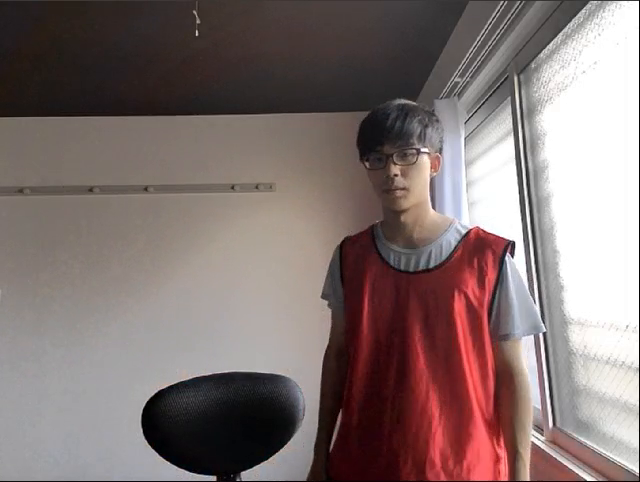
#> input picture frame 53 of tang_detection/videos/original.mp4, 640 x 482 px, given in place of the camera
$ python move_capt.py
#> lines starting #> are read from the running program, lines starting #| are printed output that depends on the picture
#!/usr/bin/env python
# -*- coding: utf-8 -*-
import cv2
import numpy as np
import matplotlib.pyplot as plt
import time

video_path = "/home/hashimoto/git/tang/tang_detection/figs/dashimaki1.MOV"

def main():
    cap = cv2.VideoCapture(0)
    kernel = cv2.getStructuringElement(cv2.MORPH_ELLIPSE,(3,3))
    #  履歴の長さ(history)，混合数(nmixtures)，しきい値(backgroundRatio)
    # fgbg = cv2.bgsegm.createBackgroundSubtractorMOG(history=3, nmixtures=5, backgroundRatio=0.1)
    fgbg = cv2.bgsegm.createBackgroundSubtractorGMG()
    print(type(fgbg))
    mx = prev_mx= 0

    while(1):
        ret, frame = cap.read()
#> frame is the input picture: shape (482, 640, 3); mean B, G, R 113.2, 114.9, 130
        # 指定した大きさにリサイズする。
        frame = cv2.resize(frame, dsize=(700, 500))
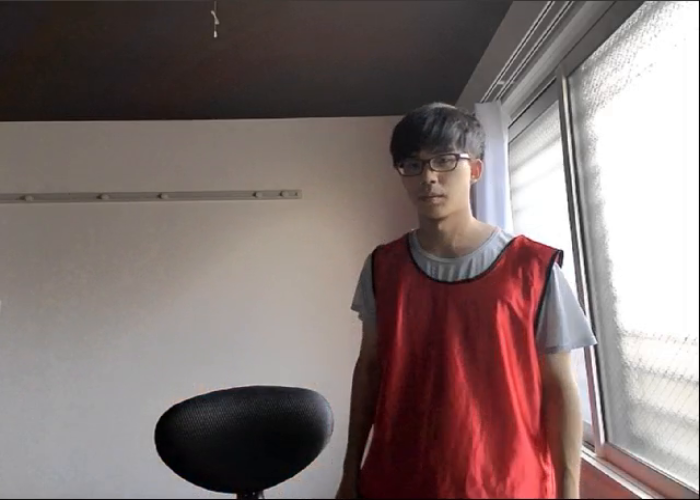
#> frame: shape (500, 700, 3); mean B, G, R 113.1, 114.8, 129.9
        gusi_frame = cv2.GaussianBlur(frame, (15,15), 3)
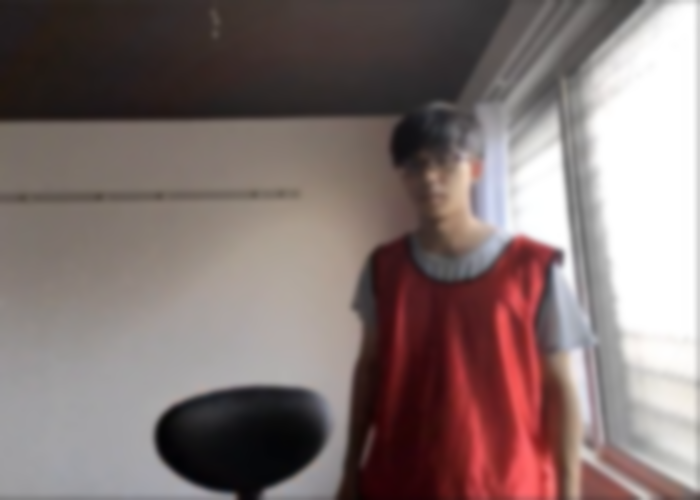
#> gusi_frame: shape (500, 700, 3); mean B, G, R 113.3, 115, 130.2
        # BGR->RGB
        frame_bgr = cv2.cvtColor(gusi_frame, cv2.COLOR_BGR2RGB)
        # HSVに変換
        hsv_img = cv2.cvtColor(frame_bgr, cv2.COLOR_BGR2HSV)
#> hsv_img: shape (500, 700, 3); mean H, S, V 98.8, 48.4, 130.8
        # 黄色のHSVの値域
        hsv_min = np.array([54, 100 ,89])
        hsv_max = np.array([100, 255 ,255])
        # 黄色でmaskをかける
        mask = cv2.inRange(hsv_img, hsv_min, hsv_max)
#> mask: shape (500, 700); every value is 0

        fgmask = fgbg.apply(mask)
        fgmask = cv2.morphologyEx(fgmask, cv2.MORPH_OPEN, kernel)
        # 白の数を数える。
        whitePixels = cv2.countNonZero(fgmask)
#> whitePixels = 0
        mx = whitePixels if whitePixels > mx else mx
#> mx = 0
        # 結果の表示, 最大変化量100000
        # もし、背景差分量が大きすぎればピッキングを開始しない。それ以外はピッキングを開始する
        # 見え隠れする場合も動いたとみなされる。。。。と思ったけどその心配はなさそう
        print(mx)
#| 0

        cv2.imshow('original',frame)
        cv2.imshow('backgroundremove',fgmask)
        cv2.imshow('yellowremove',mask)
        k = cv2.waitKey(30) & 0xff
#> (key Esc is pressed here)
        if k == 27:
            break

    cap.release()
    cv2.destroyAllWindows()

if __name__ == '__main__':
    main()

$ run again, starting later in the video
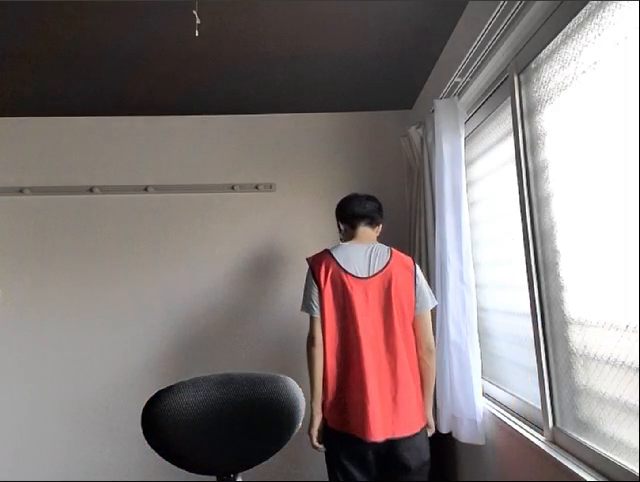
#> input picture frame 239 of tang_detection/videos/original.mp4, 640 x 482 px, given in place of the camera
#> in main, frame is the input picture: shape (482, 640, 3); mean B, G, R 122.2, 123.3, 133.7
#> in main, `frame = cv2.resize(frame, dsize=(700, 500))`:
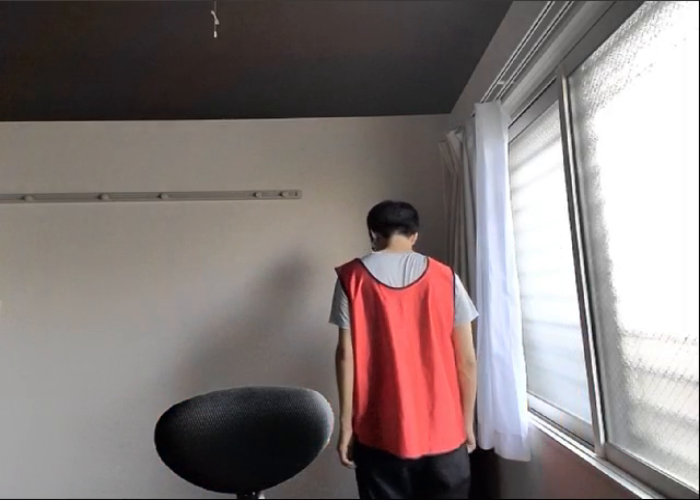
#> frame: shape (500, 700, 3); mean B, G, R 122.1, 123.2, 133.6
#> in main, `gusi_frame = cv2.GaussianBlur(frame, (15,15), 3)`:
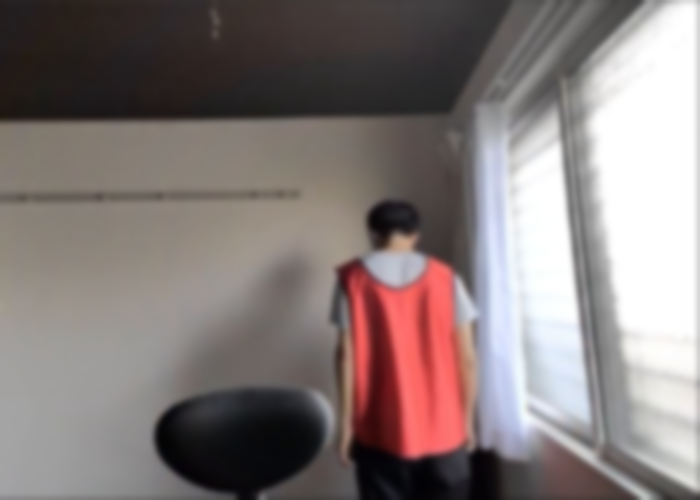
#> gusi_frame: shape (500, 700, 3); mean B, G, R 122.3, 123.4, 133.8
#> hsv_img: shape (500, 700, 3); mean H, S, V 88, 32.9, 135.5
#> mask: shape (500, 700); every value is 0
#> whitePixels = 0
#| 0

$ run again, starting later in the video
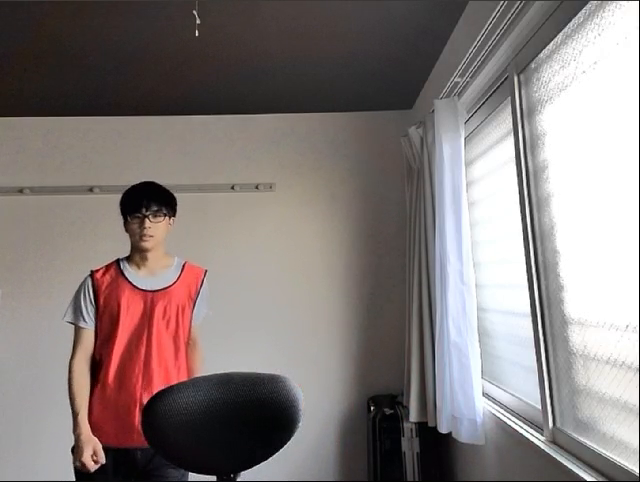
#> input picture frame 425 of tang_detection/videos/original.mp4, 640 x 482 px, given in place of the camera
#> in main, frame is the input picture: shape (482, 640, 3); mean B, G, R 123.1, 124.6, 133.7
#> in main, `frame = cv2.resize(frame, dsize=(700, 500))`:
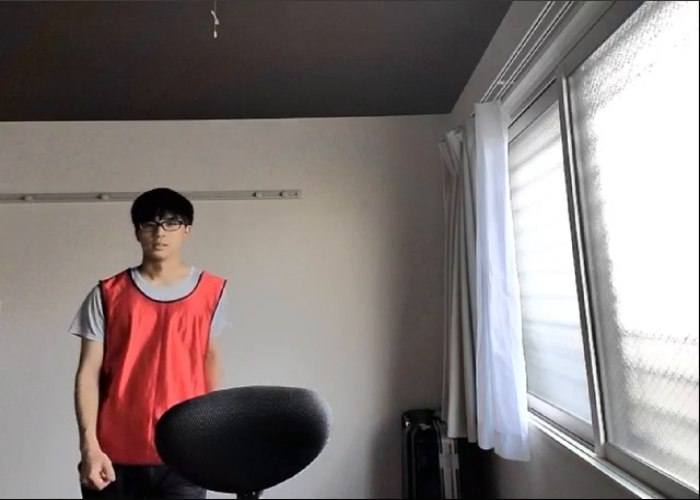
#> frame: shape (500, 700, 3); mean B, G, R 123, 124.5, 133.6
#> in main, `gusi_frame = cv2.GaussianBlur(frame, (15,15), 3)`:
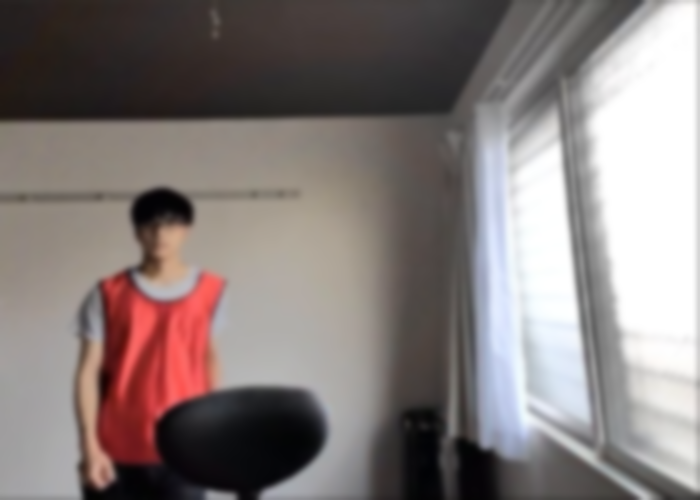
#> gusi_frame: shape (500, 700, 3); mean B, G, R 123.2, 124.7, 133.9
#> hsv_img: shape (500, 700, 3); mean H, S, V 84.3, 32.8, 135.7
#> mask: shape (500, 700); every value is 0
#> whitePixels = 0
#| 0
